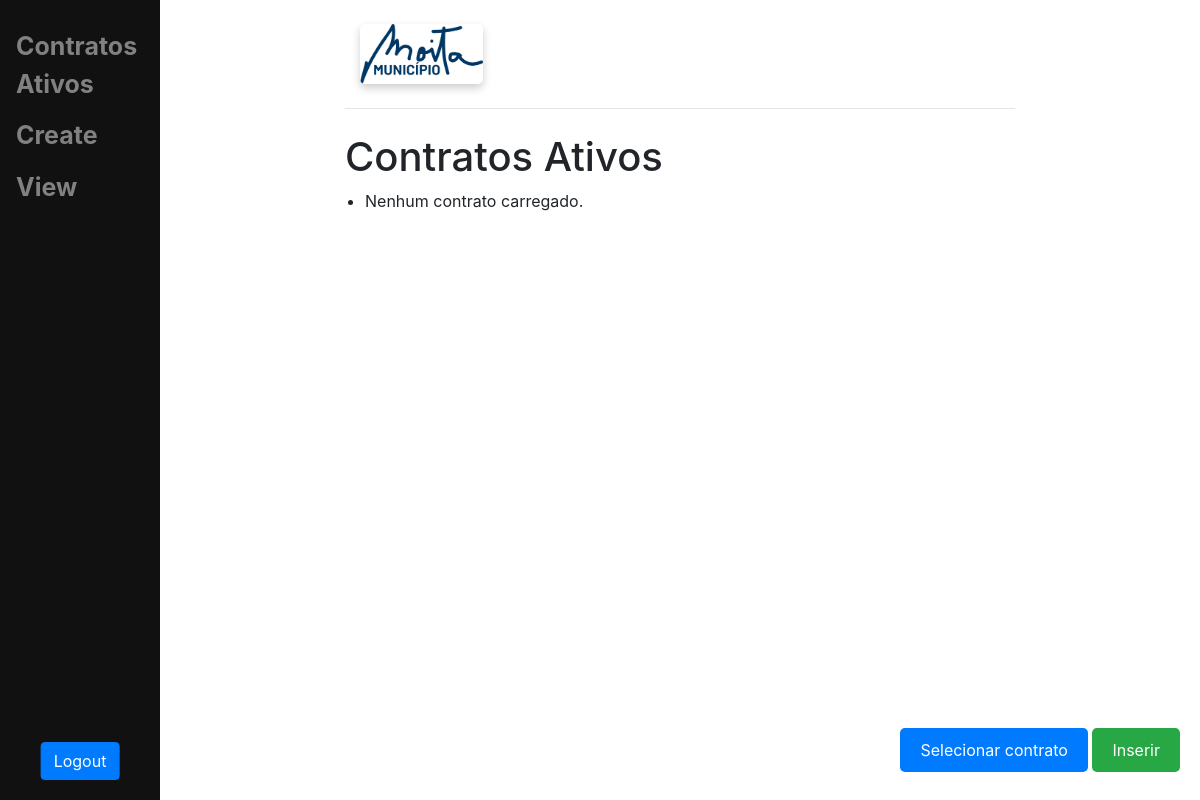
The page / (signed in) on the database as committed earlier.
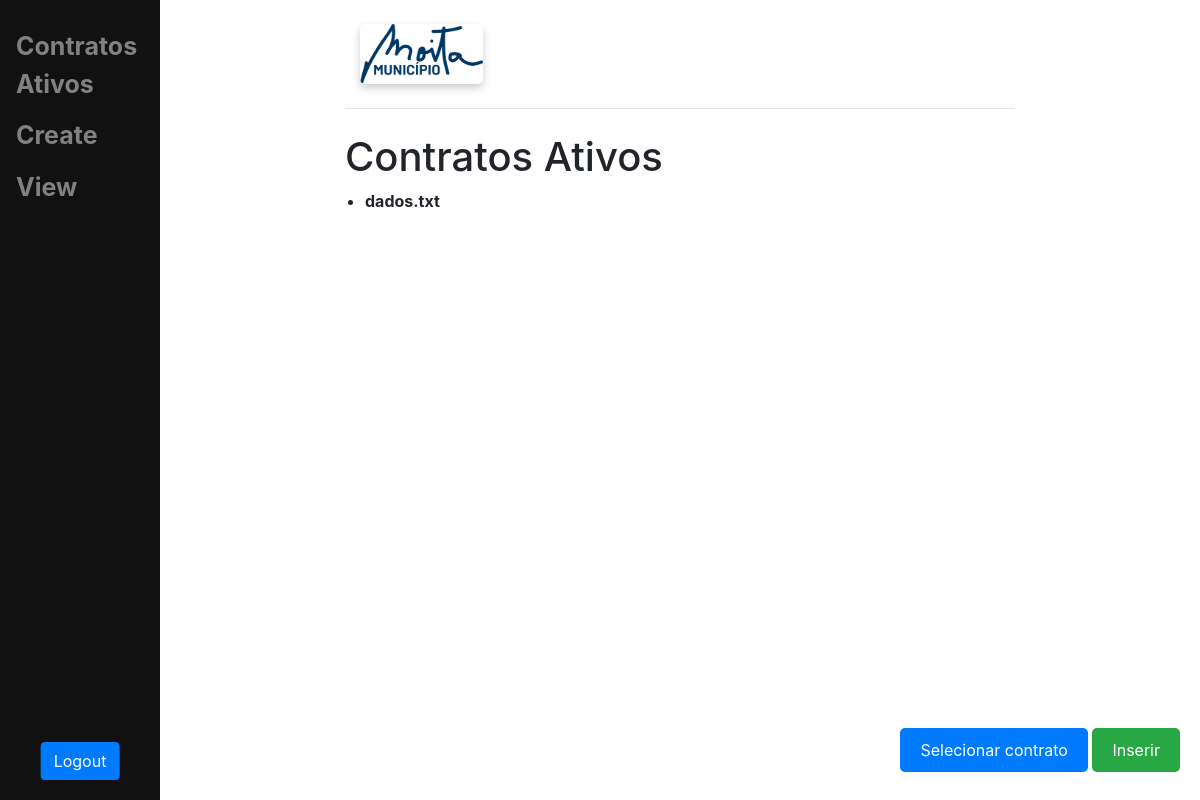
The same page on the database as committed later.
### main/models.py (models this page shows, shortened)
class UploadedFile(models.Model):
    user = models.ForeignKey(User, on_delete=models.CASCADE, related_name='uploadedfile')
    file = models.FileField(upload_to='uploads/')
    name = models.CharField(max_length=255)

### main/views.py (the view)
# urls.py: path('', views.home, name='home'),
def home(response):
    return render(response, 'main/home.html', {})

### main/templates/main/home.html (shortened to what this page needs)
{% extends 'main/base.html' %}
{% block content %}
<h1>Contratos Ativos</h1>
{% if user.is_authenticated %}
<div>
    <ul style="list-style-type: disc; padding-left: 20px;">
        {% for uf in user.uploadedfile.all %}
            <li>
                <a href="{% url 'contrato_info' file_id=uf.id %}">
                    {{ uf.name }}
                </a>
            </li>
        {% empty %}
            <li>Nenhum contrato carregado.</li>
        {% endfor %}
    </ul>
</div>
<div style="position: fixed; bottom: 20px; right: 20px; display: flex; gap: 10px;">
    <form method="POST" enctype="multipart/form-data" action="{% url 'upload_file' %}">
        <label for="file" style="cursor: pointer; background-color: #007bff; color: white; padding: 10px 20px; border-radius: 5px;">
            Selecionar contrato
        </label>
        <button type="submit" id="submit-btn" disabled style="background-color: #28a745; color: white; padding: 10px 20px; border: none; border-radius: 5px; cursor: pointer;">
            Inserir
        </button>
    </form>
</div>
{% endif %}
{% endblock %}

### main/templates/main/base.html (shortened to what this page needs)
{% load static %}
<!doctype html>
<html lang="pt-PT">
<head>
    <link rel="stylesheet" href="https://cdn.jsdelivr.net/npm/bootstrap@4.3.1/dist/css/bootstrap.min.css"
>
</head>
<body>
    <div class="sidenav" id="sidenav">
        <a href="/">Contratos Ativos</a>
        <a href="/create">Create</a>
        <a href="/view">View</a>
        <div style="position: absolute; bottom: 20px; left: 50%; transform: translateX(-50%);">
            {% if user.is_authenticated %}
                <form method="post" action="{% url 'logout' %}">
                    <button type="submit" class="btn btn-primary" style="">Logout</button>
                </form>
            {% else %}
                <a href="{% url 'login' %}">Login</a>
            {% endif %}
        </div>
    </div>
    <div id="content" name="content" class="main">
        <div class="row justify-content-center">
            <div class="col-8">
                <h1 class="mt-2"><header class="py-3">
                    <div class="container">
                        <img src="{% static 'images/logotipo-moita.png' %}" alt="Logotipo da Empresa" class="img-fluid" style="max-height: 60px;">
                    </div>
                </header></h1>
                <hr class="mt-0 mb-4">
                {% block content %}
                {% endblock %}
            </div>
        </div>
    </div>
</body>
</html>

### main/templates/main/base.html (style rules this page uses)
body { position: relative; overflow: scroll; }
header { background-color: white; }
.sidenav { height: 100%; width: 160px; position: fixed; z-index: 1; top: 0; left: 0; background-color: #111; overflow-x: hidden; padding-top: 20px; transition: transform 0.3s ease; transform: translateX(0); }
.sidenav a { padding: 6px 8px 6px 16px; text-decoration: none; font-size: 25px; color: #818181; display: block; }
.main { margin-left: 160px; padding: 0px 10px; transition: margin-left 0.3s ease; }
img { border-radius: 5px; box-shadow: 0 4px 8px rgba(0, 0, 0, 0.2); }
a { color: var(--primary-color); text-decoration: none; font-weight: bold; margin-top: 2px; display: block; text-align: left; }

Rows that differ between the two databases and show on the page:
added UploadedFile: name "dados.txt"
Other text that changed with them:
text no longer shown: "Nenhum contrato carregado."
